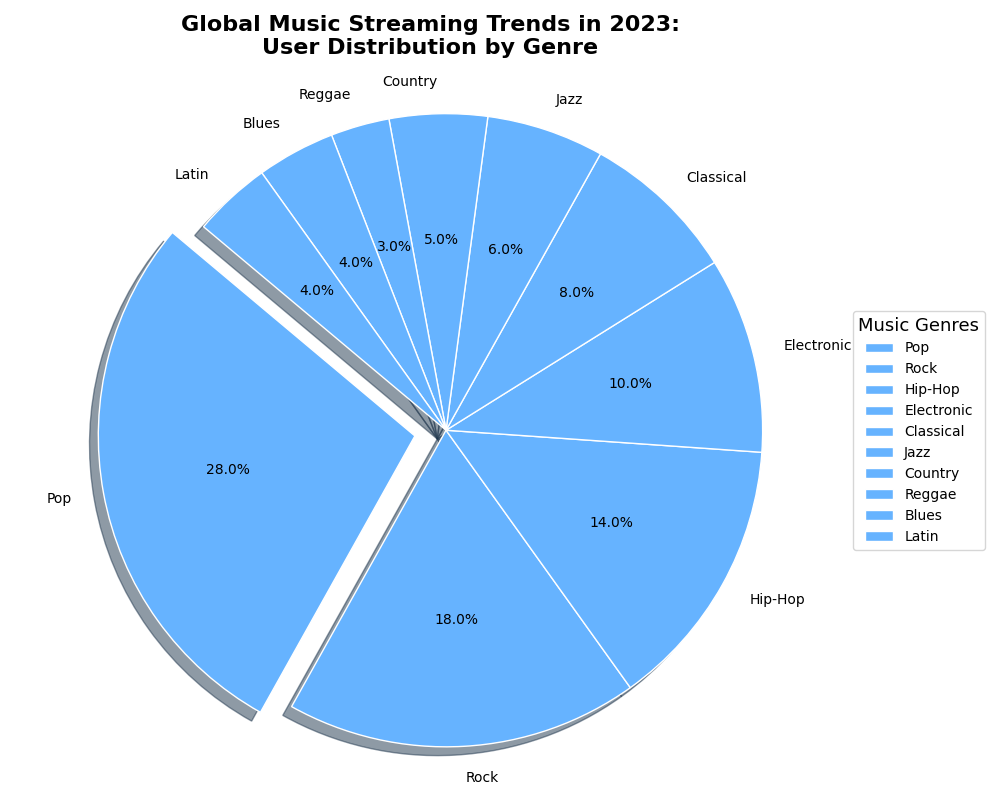

Write Python code to recreate this figure.
import matplotlib.pyplot as plt

# Define the genres and user distribution data with additional groups
genres = ['Pop', 'Rock', 'Hip-Hop', 'Electronic', 'Classical', 'Jazz', 'Country', 'Reggae', 'Blues', 'Latin']
user_distribution = [28, 18, 14, 10, 8, 6, 5, 3, 4, 4]  # Adjusted to sum to 100%

# Use a single color for all genres
single_color = ['#66b3ff']

# Explode the largest genre slice for emphasis
explode = (0.1, 0, 0, 0, 0, 0, 0, 0, 0, 0)  # Explode 'Pop'

# Create the pie chart
plt.figure(figsize=(10, 8))
plt.pie(user_distribution, explode=explode, labels=genres, autopct='%1.1f%%',
        colors=single_color * len(genres), startangle=140, shadow=True, wedgeprops=dict(edgecolor='w'))

# Title with line break for better readability
plt.title("Global Music Streaming Trends in 2023:\nUser Distribution by Genre", fontsize=16, fontweight='bold', pad=20)

# Position the legend to the right of the chart
plt.legend(genres, loc='center left', bbox_to_anchor=(1, 0.5), title="Music Genres", title_fontsize='13')

# Maintain equal aspect ratio to ensure pie chart is circular
plt.axis('equal')

# Adjust layout for better fit and clarity
plt.tight_layout()

# Display the plot
plt.show()
